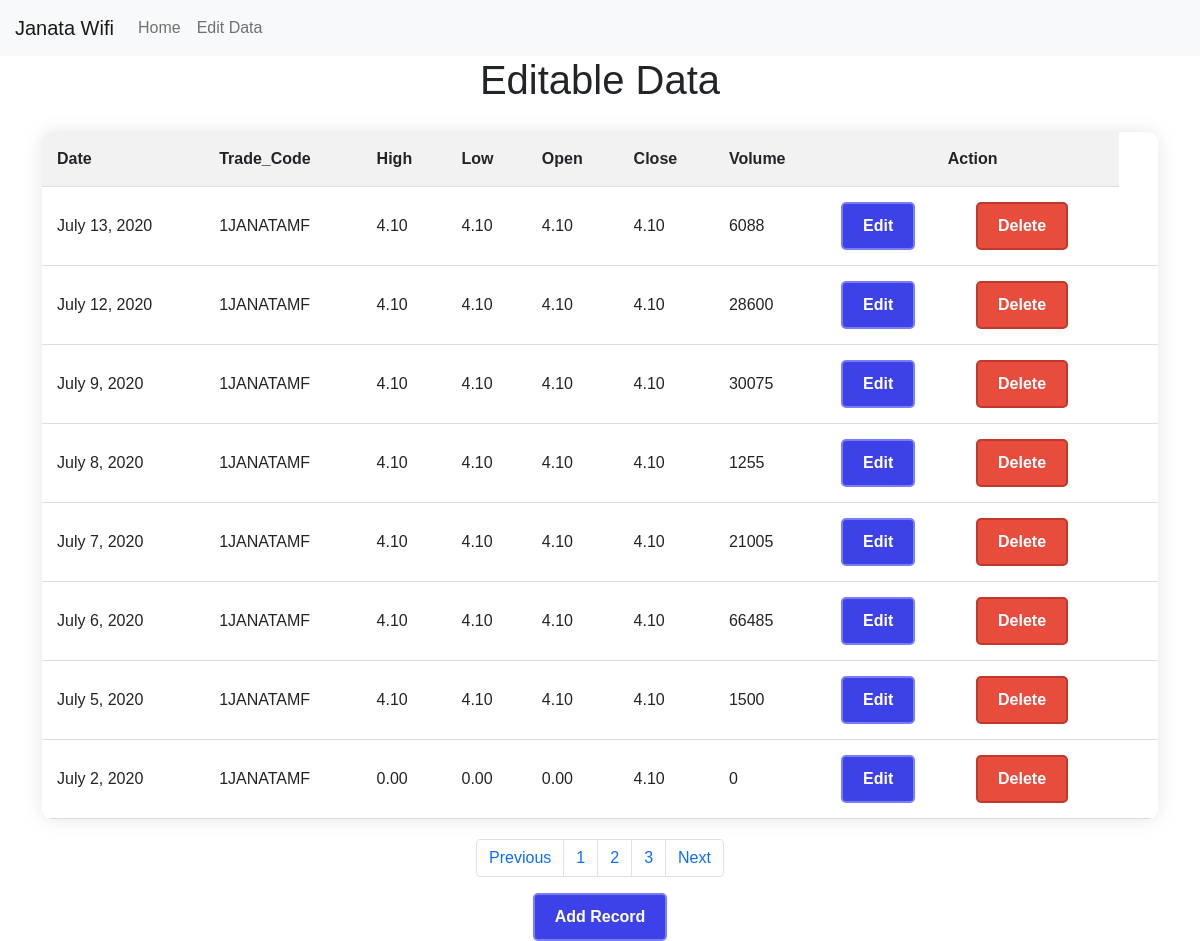
/data/?page=3, run on the app's committed database.
### Dynamic_Table/models.py (models this page shows)
class JWData(models.Model):
    Date=models.DateField()
    TradeCode=models.CharField(max_length=50)
    High=models.DecimalField(max_digits=20, decimal_places=2)
    Low=models.DecimalField(max_digits=20, decimal_places=2)
    Open=models.DecimalField(max_digits=20, decimal_places=2)
    Close=models.DecimalField(max_digits=20, decimal_places=2)
    Volume=models.IntegerField()

### Dynamic_Table/views.py (the view)
# urls.py: path('data/',Data,name='data'),
def Data(request):
    alldata=JWData.objects.all()
    page_number=request.GET.get('page',1)
    paginator=Paginator(alldata,8)
    alldata_final=paginator.get_page(page_number)
    return render(request,'Data.html',{'alldata_final':alldata_final})

### Template/Data.html (shortened to what this page needs)
<!DOCTYPE html>
<html lang="en">
  <head>
    <link
      href="https://cdn.jsdelivr.net/npm/bootstrap@5.0.2/dist/css/bootstrap.min.css"
      rel="stylesheet"
    />
  <body>
    <nav class="navbar navbar-expand-lg navbar-light bg-light">
      <a class="navbar-brand" href="{% url 'home' %}">Janata Wifi</a>
      <div class="collapse navbar-collapse" id="navbarNav">
        <ul class="navbar-nav">
          <li class="nav-item active">
            <a class="nav-link" href="{% url 'home' %}">Home</a>
          </li>
          <li class="nav-item">
            <a class="nav-link" href="{% url 'data' %}">Edit Data</a>
          </li>
        </ul>
      </div>
    </nav>
    <h1>Editable Data</h1>
    <div class="container">
        <table>
            <tr>
                <th>Date</th>
                <th>Trade_Code</th>
                <th>High</th>
                <th>Low</th>
                <th>Open</th>
                <th>Close</th>
                <th>Volume</th>
                <th colspan="2" style="text-align: center;">Action</th>
            </tr>
            {% for data in alldata_final %}
            <tr>
                <td>{{data.Date}}</td>
                <td>{{data.TradeCode}}</td>
                <td>{{data.High}}</td>
                <td>{{data.Low}}</td>
                <td>{{data.Open}}</td>
                <td>{{data.Close}}</td>
                <td>{{data.Volume}}</td>
                <td><a href="update/{{data.id}}/"><button class="edit-button">Edit</button></a></td>
                <td><a href="delete/{{data.id}}/"><button class="delete-button">Delete</button></a></td>
                <td></td>
            </tr>
            {% endfor %}
        </table>
        <div class="pagination">
        <nav aria-label="...">
          <ul class="pagination">
            {% if alldata_final.has_previous %}
            <li class="page-item">
              <a
                class="page-link"
                href="/data/?page={{ alldata_final.previous_page_number }}"
                >Previous</a
              >
            </li>
            {% endif %}
            <li class="page-item">
              <a class="page-link" href="/data/?page=1">1</a>
            </li>
            <li class="page-item" aria-current="page">
              <a class="page-link" href="/data/?page=2">2</a>
            </li>
            <li class="page-item">
              <a class="page-link" href="/data/?page=3">3</a>
            </li>
            {% if alldata_final.has_next %}
            <li class="page-item">
              <a
                class="page-link"
                href="/data/?page={{ alldata_final.next_page_number }}"
                >Next</a
              >
            </li>
            {% endif %}
          </ul>
        </nav>
      </div>
      <a href="/add"><button class="edit-button">Add Record</button></a>
    </div>
  </body>
</html>

### Template/Data.html (style rules this page uses)
body { font-family: "Arial", sans-serif; }
.container { display: flex; flex-direction: column; align-items: center; }
table { width: 100%; border-collapse: collapse; margin: 20px 0; box-shadow: 0 0 20px rgba(0, 0, 0, 0.1); overflow: hidden; border-radius: 10px; }
h1 { text-align: center; }
th, td { padding: 15px; text-align: left; border-bottom: 1px solid #ddd; }
th { background-color: #f2f2f2; }
.delete-button { display: inline-block; padding: 10px 20px; font-size: 16px; font-weight: bold; text-align: center; text-decoration: none; border-radius: 5px; background-color: #e74c3c; color: #fff; border: 2px solid #c0392b; transition: background-color 0.3s ease; cursor: pointer; }
.edit-button { display: inline-block; padding: 10px 20px; font-size: 16px; font-weight: bold; text-align: center; text-decoration: none; border-radius: 5px; background-color: rgb(60, 66, 231); color: #fff; border: 2px solid rgb(122, 126, 246); transition: background-color 0.3s ease; cursor: pointer; }
.navbar-brand { padding-left: 15px; }

### data on the page
JWData: Date "July 13, 2020", TradeCode "1JANATAMF", High "4.10", Low "4.10", Open "4.10", Close "4.10", Volume "6088"
JWData: Date "July 12, 2020", TradeCode "1JANATAMF", High "4.10", Low "4.10", Open "4.10", Close "4.10", Volume "28600"
JWData: Date "July 9, 2020", TradeCode "1JANATAMF", High "4.10", Low "4.10", Open "4.10", Close "4.10", Volume "30075"
JWData: Date "July 8, 2020", TradeCode "1JANATAMF", High "4.10", Low "4.10", Open "4.10", Close "4.10", Volume "1255"
JWData: Date "July 7, 2020", TradeCode "1JANATAMF", High "4.10", Low "4.10", Open "4.10", Close "4.10", Volume "21005"
JWData: Date "July 6, 2020", TradeCode "1JANATAMF", High "4.10", Low "4.10", Open "4.10", Close "4.10", Volume "66485"
JWData: Date "July 5, 2020", TradeCode "1JANATAMF", High "4.10", Low "4.10", Open "4.10", Close "4.10", Volume "1500"
JWData: Date "July 2, 2020", TradeCode "1JANATAMF", High "0.00", Low "0.00", Open "0.00", Close "4.10", Volume "0"
